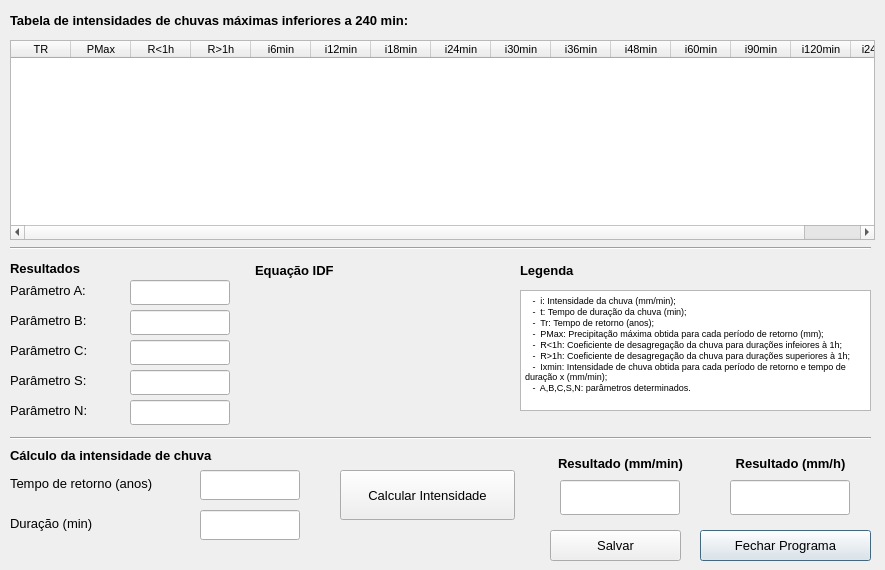
<?xml version="1.0" encoding="UTF-8"?>
<ui version="4.0">
 <class>calculoFinal</class>
 <widget class="QDialog" name="calculoFinal">
  <property name="geometry">
   <rect>
    <x>0</x>
    <y>0</y>
    <width>885</width>
    <height>570</height>
   </rect>
  </property>
  <property name="minimumSize">
   <size>
    <width>885</width>
    <height>570</height>
   </size>
  </property>
  <property name="maximumSize">
   <size>
    <width>885</width>
    <height>570</height>
   </size>
  </property>
  <property name="windowTitle">
   <string>UFCA-IDF</string>
  </property>
  <property name="windowIcon">
   <iconset resource="../resources.qrc">
    <normaloff>:/plugins/UFCA_IDF/imagens/icon.png</normaloff>:/plugins/UFCA_IDF/imagens/icon.png</iconset>
  </property>
  <widget class="QLabel" name="labelParametroS">
   <property name="geometry">
    <rect>
     <x>10</x>
     <y>370</y>
     <width>111</width>
     <height>21</height>
    </rect>
   </property>
   <property name="font">
    <font>
     <family>Arial</family>
     <pointsize>10</pointsize>
    </font>
   </property>
   <property name="text">
    <string>Parâmetro S:</string>
   </property>
  </widget>
  <widget class="QPushButton" name="btnFechar">
   <property name="geometry">
    <rect>
     <x>700</x>
     <y>530</y>
     <width>171</width>
     <height>31</height>
    </rect>
   </property>
   <property name="font">
    <font>
     <family>Arial</family>
     <pointsize>10</pointsize>
    </font>
   </property>
   <property name="cursor">
    <cursorShape>PointingHandCursor</cursorShape>
   </property>
   <property name="text">
    <string>Fechar Programa</string>
   </property>
  </widget>
  <widget class="QLineEdit" name="txtParametroB">
   <property name="geometry">
    <rect>
     <x>130</x>
     <y>310</y>
     <width>100</width>
     <height>25</height>
    </rect>
   </property>
   <property name="font">
    <font>
     <family>Arial</family>
     <pointsize>10</pointsize>
    </font>
   </property>
   <property name="readOnly">
    <bool>true</bool>
   </property>
  </widget>
  <widget class="QLineEdit" name="txtResultadoHora">
   <property name="geometry">
    <rect>
     <x>730</x>
     <y>480</y>
     <width>120</width>
     <height>35</height>
    </rect>
   </property>
   <property name="font">
    <font>
     <family>Arial</family>
     <pointsize>10</pointsize>
    </font>
   </property>
   <property name="readOnly">
    <bool>true</bool>
   </property>
  </widget>
  <widget class="QLabel" name="label_3_Resultados">
   <property name="geometry">
    <rect>
     <x>10</x>
     <y>260</y>
     <width>131</width>
     <height>16</height>
    </rect>
   </property>
   <property name="font">
    <font>
     <family>Arial</family>
     <pointsize>10</pointsize>
     <weight>75</weight>
     <bold>true</bold>
    </font>
   </property>
   <property name="text">
    <string>Resultados</string>
   </property>
  </widget>
  <widget class="QLineEdit" name="txtTempoRetorno">
   <property name="geometry">
    <rect>
     <x>200</x>
     <y>470</y>
     <width>100</width>
     <height>30</height>
    </rect>
   </property>
   <property name="font">
    <font>
     <family>Arial</family>
     <pointsize>10</pointsize>
    </font>
   </property>
  </widget>
  <widget class="QLabel" name="labelParametroC">
   <property name="geometry">
    <rect>
     <x>10</x>
     <y>340</y>
     <width>111</width>
     <height>21</height>
    </rect>
   </property>
   <property name="font">
    <font>
     <family>Arial</family>
     <pointsize>10</pointsize>
    </font>
   </property>
   <property name="text">
    <string>Parâmetro C:</string>
   </property>
  </widget>
  <widget class="Line" name="line_2">
   <property name="geometry">
    <rect>
     <x>10</x>
     <y>430</y>
     <width>861</width>
     <height>16</height>
    </rect>
   </property>
   <property name="font">
    <font>
     <family>Arial</family>
     <pointsize>10</pointsize>
    </font>
   </property>
   <property name="orientation">
    <enum>Qt::Horizontal</enum>
   </property>
  </widget>
  <widget class="QLabel" name="label_5_Legenda">
   <property name="geometry">
    <rect>
     <x>520</x>
     <y>260</y>
     <width>111</width>
     <height>21</height>
    </rect>
   </property>
   <property name="font">
    <font>
     <family>Arial</family>
     <pointsize>10</pointsize>
     <weight>75</weight>
     <bold>true</bold>
    </font>
   </property>
   <property name="text">
    <string>Legenda</string>
   </property>
  </widget>
  <widget class="Line" name="line">
   <property name="geometry">
    <rect>
     <x>10</x>
     <y>240</y>
     <width>861</width>
     <height>16</height>
    </rect>
   </property>
   <property name="font">
    <font>
     <family>Arial</family>
     <pointsize>10</pointsize>
    </font>
   </property>
   <property name="orientation">
    <enum>Qt::Horizontal</enum>
   </property>
  </widget>
  <widget class="QPushButton" name="btnCalcular">
   <property name="geometry">
    <rect>
     <x>340</x>
     <y>470</y>
     <width>175</width>
     <height>50</height>
    </rect>
   </property>
   <property name="font">
    <font>
     <family>Arial</family>
     <pointsize>10</pointsize>
    </font>
   </property>
   <property name="cursor">
    <cursorShape>PointingHandCursor</cursorShape>
   </property>
   <property name="text">
    <string>Calcular Intensidade</string>
   </property>
  </widget>
  <widget class="QLabel" name="labelTempoRetorno">
   <property name="geometry">
    <rect>
     <x>10</x>
     <y>470</y>
     <width>191</width>
     <height>26</height>
    </rect>
   </property>
   <property name="font">
    <font>
     <family>Arial</family>
     <pointsize>10</pointsize>
    </font>
   </property>
   <property name="text">
    <string>Tempo de retorno (anos)</string>
   </property>
  </widget>
  <widget class="QLabel" name="labelParametroB">
   <property name="geometry">
    <rect>
     <x>10</x>
     <y>310</y>
     <width>111</width>
     <height>21</height>
    </rect>
   </property>
   <property name="font">
    <font>
     <family>Arial</family>
     <pointsize>10</pointsize>
    </font>
   </property>
   <property name="text">
    <string>Parâmetro B:</string>
   </property>
  </widget>
  <widget class="QLabel" name="labelDuracao">
   <property name="geometry">
    <rect>
     <x>10</x>
     <y>510</y>
     <width>141</width>
     <height>26</height>
    </rect>
   </property>
   <property name="font">
    <font>
     <family>Arial</family>
     <pointsize>10</pointsize>
    </font>
   </property>
   <property name="text">
    <string>Duração (min)</string>
   </property>
  </widget>
  <widget class="QLineEdit" name="txtParametroA">
   <property name="geometry">
    <rect>
     <x>130</x>
     <y>280</y>
     <width>100</width>
     <height>25</height>
    </rect>
   </property>
   <property name="font">
    <font>
     <family>Arial</family>
     <pointsize>10</pointsize>
    </font>
   </property>
   <property name="readOnly">
    <bool>true</bool>
   </property>
  </widget>
  <widget class="QLabel" name="label_6_Calculo">
   <property name="geometry">
    <rect>
     <x>10</x>
     <y>440</y>
     <width>291</width>
     <height>31</height>
    </rect>
   </property>
   <property name="font">
    <font>
     <family>Arial</family>
     <pointsize>10</pointsize>
     <weight>75</weight>
     <bold>true</bold>
    </font>
   </property>
   <property name="text">
    <string>Cálculo da intensidade de chuva</string>
   </property>
  </widget>
  <widget class="QPushButton" name="btnSalvar">
   <property name="geometry">
    <rect>
     <x>550</x>
     <y>530</y>
     <width>131</width>
     <height>31</height>
    </rect>
   </property>
   <property name="font">
    <font>
     <family>Arial</family>
     <pointsize>10</pointsize>
    </font>
   </property>
   <property name="cursor">
    <cursorShape>PointingHandCursor</cursorShape>
   </property>
   <property name="text">
    <string>Salvar</string>
   </property>
  </widget>
  <widget class="QLineEdit" name="txtResultadoMinuto">
   <property name="geometry">
    <rect>
     <x>560</x>
     <y>480</y>
     <width>120</width>
     <height>35</height>
    </rect>
   </property>
   <property name="font">
    <font>
     <family>Arial</family>
     <pointsize>10</pointsize>
    </font>
   </property>
   <property name="readOnly">
    <bool>true</bool>
   </property>
  </widget>
  <widget class="QLabel" name="label_2_Tabela">
   <property name="geometry">
    <rect>
     <x>10</x>
     <y>10</y>
     <width>541</width>
     <height>21</height>
    </rect>
   </property>
   <property name="font">
    <font>
     <family>Arial</family>
     <pointsize>10</pointsize>
     <weight>75</weight>
     <bold>true</bold>
    </font>
   </property>
   <property name="text">
    <string>Tabela de intensidades de chuvas máximas inferiores a 240 min:</string>
   </property>
  </widget>
  <widget class="QLabel" name="labelImgEquacao">
   <property name="geometry">
    <rect>
     <x>280</x>
     <y>310</y>
     <width>201</width>
     <height>91</height>
    </rect>
   </property>
   <property name="font">
    <font>
     <family>Arial</family>
     <pointsize>10</pointsize>
    </font>
   </property>
   <property name="text">
    <string/>
   </property>
   <property name="pixmap">
    <pixmap resource="../resources.qrc">:/plugins/UFCA_IDF/imagens/i.PNG</pixmap>
   </property>
   <property name="scaledContents">
    <bool>true</bool>
   </property>
  </widget>
  <widget class="QLineEdit" name="txtDuracao">
   <property name="geometry">
    <rect>
     <x>200</x>
     <y>510</y>
     <width>100</width>
     <height>30</height>
    </rect>
   </property>
   <property name="font">
    <font>
     <family>Arial</family>
     <pointsize>10</pointsize>
    </font>
   </property>
  </widget>
  <widget class="QTableWidget" name="tableIntensidadesChuvas">
   <property name="geometry">
    <rect>
     <x>10</x>
     <y>40</y>
     <width>865</width>
     <height>200</height>
    </rect>
   </property>
   <property name="minimumSize">
    <size>
     <width>865</width>
     <height>200</height>
    </size>
   </property>
   <property name="maximumSize">
    <size>
     <width>865</width>
     <height>200</height>
    </size>
   </property>
   <property name="font">
    <font>
     <family>Arial</family>
     <pointsize>8</pointsize>
    </font>
   </property>
   <property name="autoScrollMargin">
    <number>16</number>
   </property>
   <attribute name="horizontalHeaderDefaultSectionSize">
    <number>60</number>
   </attribute>
   <attribute name="horizontalHeaderMinimumSectionSize">
    <number>54</number>
   </attribute>
   <attribute name="horizontalHeaderStretchLastSection">
    <bool>true</bool>
   </attribute>
   <column>
    <property name="text">
     <string>TR</string>
    </property>
   </column>
   <column>
    <property name="text">
     <string>PMax</string>
    </property>
   </column>
   <column>
    <property name="text">
     <string>R&lt;1h</string>
    </property>
   </column>
   <column>
    <property name="text">
     <string>R&gt;1h</string>
    </property>
   </column>
   <column>
    <property name="text">
     <string>i6min</string>
    </property>
   </column>
   <column>
    <property name="text">
     <string>i12min</string>
    </property>
   </column>
   <column>
    <property name="text">
     <string>i18min</string>
    </property>
   </column>
   <column>
    <property name="text">
     <string>i24min</string>
    </property>
   </column>
   <column>
    <property name="text">
     <string>i30min</string>
    </property>
   </column>
   <column>
    <property name="text">
     <string>i36min</string>
    </property>
   </column>
   <column>
    <property name="text">
     <string>i48min</string>
    </property>
   </column>
   <column>
    <property name="text">
     <string>i60min</string>
    </property>
   </column>
   <column>
    <property name="text">
     <string>i90min</string>
    </property>
   </column>
   <column>
    <property name="text">
     <string>i120min</string>
    </property>
   </column>
   <column>
    <property name="text">
     <string>i240min</string>
    </property>
   </column>
  </widget>
  <widget class="QLineEdit" name="txtParametroS">
   <property name="geometry">
    <rect>
     <x>130</x>
     <y>370</y>
     <width>100</width>
     <height>25</height>
    </rect>
   </property>
   <property name="font">
    <font>
     <family>Arial</family>
     <pointsize>10</pointsize>
    </font>
   </property>
   <property name="readOnly">
    <bool>true</bool>
   </property>
  </widget>
  <widget class="QLabel" name="labelResultadoMin">
   <property name="geometry">
    <rect>
     <x>540</x>
     <y>450</y>
     <width>161</width>
     <height>26</height>
    </rect>
   </property>
   <property name="font">
    <font>
     <family>Arial</family>
     <pointsize>10</pointsize>
     <weight>75</weight>
     <bold>true</bold>
    </font>
   </property>
   <property name="text">
    <string>Resultado (mm/min)</string>
   </property>
   <property name="alignment">
    <set>Qt::AlignCenter</set>
   </property>
  </widget>
  <widget class="QLabel" name="labelResuladoHora">
   <property name="geometry">
    <rect>
     <x>710</x>
     <y>450</y>
     <width>161</width>
     <height>26</height>
    </rect>
   </property>
   <property name="font">
    <font>
     <family>Arial</family>
     <pointsize>10</pointsize>
     <weight>75</weight>
     <bold>true</bold>
    </font>
   </property>
   <property name="text">
    <string>Resultado (mm/h)</string>
   </property>
   <property name="alignment">
    <set>Qt::AlignCenter</set>
   </property>
  </widget>
  <widget class="QLabel" name="label_4_Equacao">
   <property name="geometry">
    <rect>
     <x>255</x>
     <y>260</y>
     <width>111</width>
     <height>21</height>
    </rect>
   </property>
   <property name="font">
    <font>
     <family>Arial</family>
     <pointsize>10</pointsize>
     <weight>75</weight>
     <bold>true</bold>
    </font>
   </property>
   <property name="text">
    <string>Equação IDF</string>
   </property>
  </widget>
  <widget class="QLineEdit" name="txtParametroC">
   <property name="geometry">
    <rect>
     <x>130</x>
     <y>340</y>
     <width>100</width>
     <height>25</height>
    </rect>
   </property>
   <property name="font">
    <font>
     <family>Arial</family>
     <pointsize>10</pointsize>
    </font>
   </property>
   <property name="readOnly">
    <bool>true</bool>
   </property>
  </widget>
  <widget class="QTextEdit" name="txtLegenda">
   <property name="geometry">
    <rect>
     <x>520</x>
     <y>290</y>
     <width>351</width>
     <height>121</height>
    </rect>
   </property>
   <property name="font">
    <font>
     <family>Arial</family>
     <pointsize>10</pointsize>
    </font>
   </property>
   <property name="html">
    <string>&lt;!DOCTYPE HTML PUBLIC &quot;-//W3C//DTD HTML 4.0//EN&quot; &quot;http://www.w3.org/TR/REC-html40/strict.dtd&quot;&gt;
&lt;html&gt;&lt;head&gt;&lt;meta name=&quot;qrichtext&quot; content=&quot;1&quot; /&gt;&lt;style type=&quot;text/css&quot;&gt;
p, li { white-space: pre-wrap; }
&lt;/style&gt;&lt;/head&gt;&lt;body style=&quot; font-family:'Arial'; font-size:10pt; font-weight:400; font-style:normal;&quot;&gt;
&lt;p style=&quot; margin-top:0px; margin-bottom:0px; margin-left:0px; margin-right:0px; -qt-block-indent:0; text-indent:0px;&quot;&gt;&lt;span style=&quot; font-family:'MS Shell Dlg 2'; font-size:7pt;&quot;&gt;   -  i: Intensidade da chuva (mm/min);&lt;/span&gt;&lt;/p&gt;
&lt;p style=&quot; margin-top:0px; margin-bottom:0px; margin-left:0px; margin-right:0px; -qt-block-indent:0; text-indent:0px;&quot;&gt;&lt;span style=&quot; font-family:'MS Shell Dlg 2'; font-size:7pt;&quot;&gt;   -  t: Tempo de duração da chuva (min);&lt;/span&gt;&lt;/p&gt;
&lt;p style=&quot; margin-top:0px; margin-bottom:0px; margin-left:0px; margin-right:0px; -qt-block-indent:0; text-indent:0px;&quot;&gt;&lt;span style=&quot; font-family:'MS Shell Dlg 2'; font-size:7pt;&quot;&gt;   -  Tr: Tempo de retorno (anos);&lt;/span&gt;&lt;/p&gt;
&lt;p style=&quot; margin-top:0px; margin-bottom:0px; margin-left:0px; margin-right:0px; -qt-block-indent:0; text-indent:0px;&quot;&gt;&lt;span style=&quot; font-family:'MS Shell Dlg 2'; font-size:7pt;&quot;&gt;   -  PMax: Precipitação máxima obtida para cada período de retorno (mm);&lt;/span&gt;&lt;/p&gt;
&lt;p style=&quot; margin-top:0px; margin-bottom:0px; margin-left:0px; margin-right:0px; -qt-block-indent:0; text-indent:0px;&quot;&gt;&lt;span style=&quot; font-family:'MS Shell Dlg 2'; font-size:7pt;&quot;&gt;   -  R&amp;lt;1h: Coeficiente de desagregação da chuva para durações infeiores à 1h;&lt;/span&gt;&lt;/p&gt;
&lt;p style=&quot; margin-top:0px; margin-bottom:0px; margin-left:0px; margin-right:0px; -qt-block-indent:0; text-indent:0px;&quot;&gt;&lt;span style=&quot; font-family:'MS Shell Dlg 2'; font-size:7pt;&quot;&gt;   -  R&amp;gt;1h: Coeficiente de desagregação da chuva para durações superiores à 1h;&lt;/span&gt;&lt;/p&gt;
&lt;p style=&quot; margin-top:0px; margin-bottom:0px; margin-left:0px; margin-right:0px; -qt-block-indent:0; text-indent:0px;&quot;&gt;&lt;span style=&quot; font-family:'MS Shell Dlg 2'; font-size:7pt;&quot;&gt;   -  Ixmin: Intensidade de chuva obtida para cada período de retorno e tempo de duração x (mm/min);&lt;/span&gt;&lt;/p&gt;
&lt;p style=&quot; margin-top:0px; margin-bottom:0px; margin-left:0px; margin-right:0px; -qt-block-indent:0; text-indent:0px;&quot;&gt;&lt;span style=&quot; font-family:'MS Shell Dlg 2'; font-size:7pt;&quot;&gt;   -  A,B,C,S,N: parâmetros determinados.&lt;/span&gt;&lt;/p&gt;&lt;/body&gt;&lt;/html&gt;</string>
   </property>
   <property name="textInteractionFlags">
    <set>Qt::NoTextInteraction</set>
   </property>
  </widget>
  <widget class="QLabel" name="labelParametroA">
   <property name="geometry">
    <rect>
     <x>10</x>
     <y>280</y>
     <width>111</width>
     <height>21</height>
    </rect>
   </property>
   <property name="font">
    <font>
     <family>Arial</family>
     <pointsize>10</pointsize>
    </font>
   </property>
   <property name="text">
    <string>Parâmetro A:</string>
   </property>
  </widget>
  <widget class="QLabel" name="labelParametroN">
   <property name="geometry">
    <rect>
     <x>10</x>
     <y>400</y>
     <width>111</width>
     <height>21</height>
    </rect>
   </property>
   <property name="font">
    <font>
     <family>Arial</family>
     <pointsize>10</pointsize>
    </font>
   </property>
   <property name="text">
    <string>Parâmetro N:</string>
   </property>
  </widget>
  <widget class="QLineEdit" name="txtParametroN">
   <property name="geometry">
    <rect>
     <x>130</x>
     <y>400</y>
     <width>100</width>
     <height>25</height>
    </rect>
   </property>
   <property name="font">
    <font>
     <family>Arial</family>
     <pointsize>10</pointsize>
    </font>
   </property>
   <property name="readOnly">
    <bool>true</bool>
   </property>
  </widget>
 </widget>
 <resources/>
 <connections/>
</ui>
